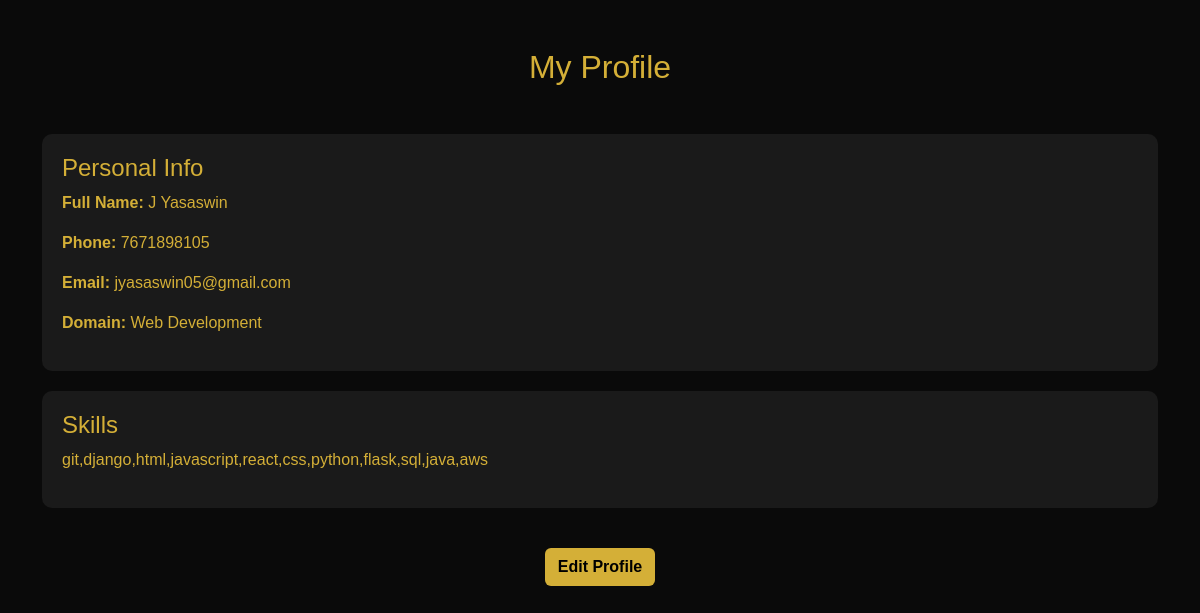
The page /profile (signed in) on the database as committed earlier.
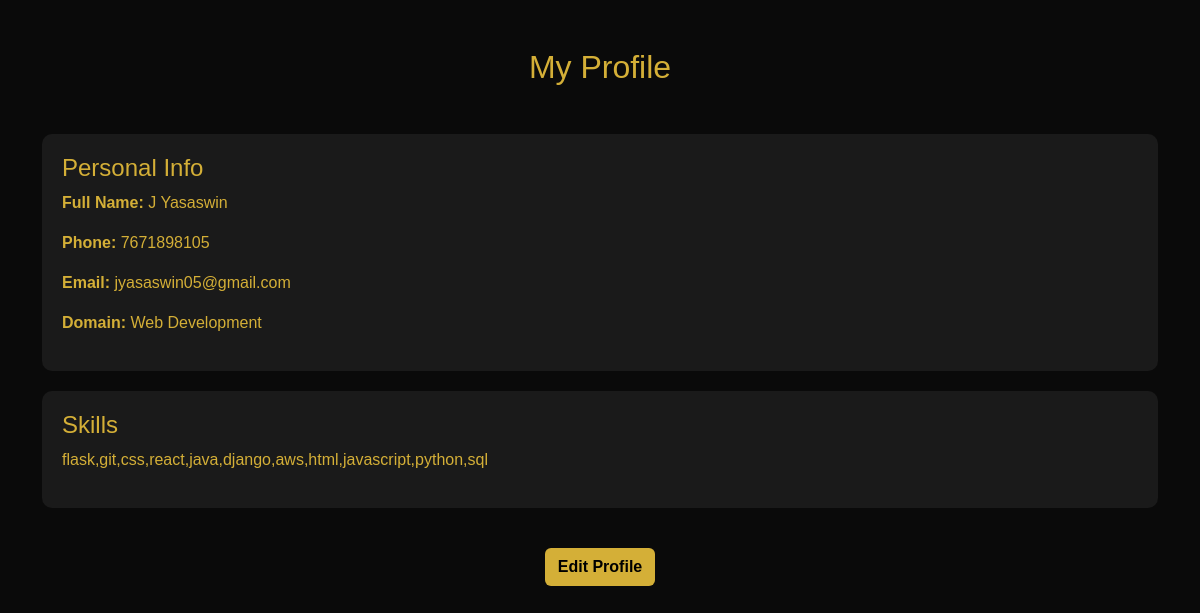
The same page on the database as committed later.
### tables this page shows
CREATE TABLE users (
            id INTEGER PRIMARY KEY AUTOINCREMENT,
            username TEXT UNIQUE NOT NULL,
            email TEXT UNIQUE NOT NULL,
            password TEXT NOT NULL,
            fullname TEXT,
            contact TEXT,
            resume TEXT,
            skills TEXT,
            domain TEXT
        );

### app.py (the view)
@app.route("/profile")
def profile():
    if "user_id" not in session:
        return redirect(url_for("login"))
    conn = get_db_connection()
    user = conn.execute("SELECT * FROM users WHERE id = ?", (session["user_id"],)).fetchone()
    conn.close()
    return render_template("profile.html", user=user)

### app.py (called while the page is built)
def get_db_connection():
    conn = sqlite3.connect("users.db")
    conn.row_factory = sqlite3.Row
    return conn

### templates/profile.html (shortened to what this page needs)
<!DOCTYPE html>
<html lang="en">
<head>
<link href="https://cdn.jsdelivr.net/npm/bootstrap@5.3.2/dist/css/bootstrap.min.css" rel="stylesheet">
</head>
<body class="container py-5">
<h2 class="text-center mb-5">My Profile</h2>
<div class="section-card">
  <h4>Personal Info</h4>
  <p><b>Full Name:</b> {{ user[4] }}</p>
  <p><b>Phone:</b> {{ user[5] }}</p>
  <p><b>Email:</b> {{ user[2] }}</p>
  <p><b>Domain:</b> {{ user[8] }}</p>
</div>
<div class="section-card">
  <h4>Skills</h4>
  {% if user[7] %}
    <p>{{ user[7] }}</p>
  {% else %}
    <p>No skills extracted.</p>
  {% endif %}
</div>
<div class="text-center">
  <a href="{{ url_for('edit_profile') }}" class="btn btn-custom">Edit Profile</a>
</div>
</body>
</html>

### templates/profile.html (style rules this page uses)
body { background: #0a0a0a; color: #d4af37; font-family: Arial, sans-serif; }
.section-card { background: #1a1a1a; padding: 20px; border-radius: 10px; margin-bottom: 20px; }
.btn-custom { background: #d4af37; color: black; font-weight: bold; margin-top: 20px; }

Rows that differ between the two databases and show on the page:
changed users "J Yasaswin": skills "git,django,html,javascript,react,css,python,flask,sql,java,aws" → "flask,git,css,react,java,django,aws,html,javascript,python,sql"
